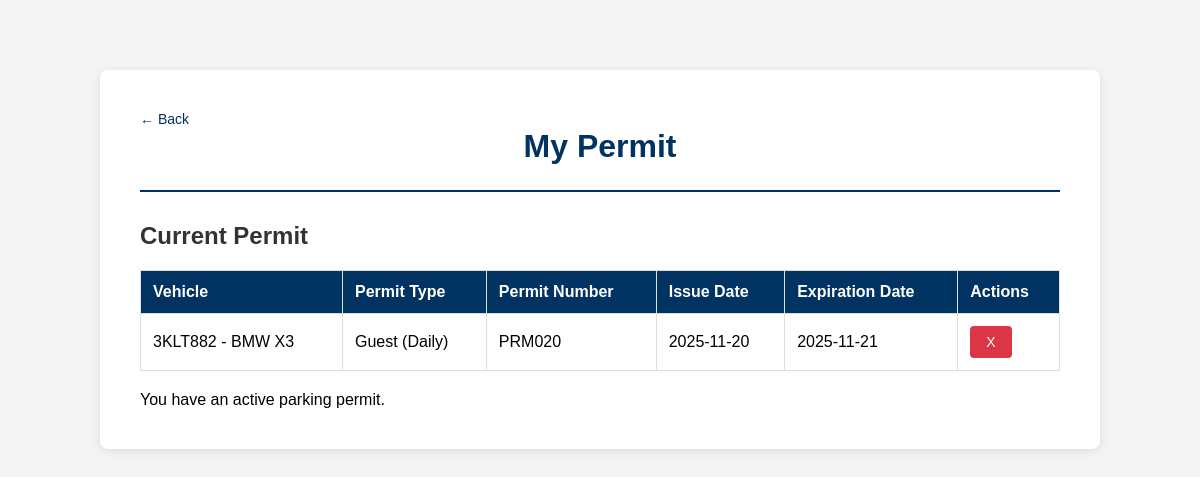
/view_permit (signed in), run on the app's committed database.
### tables this page shows
CREATE TABLE permit (
    p_permitkey integer PRIMARY KEY,
    p_userkey integer not null,
    p_vehicleskey integer not null,
    p_permittypekey integer not null,
    p_permitnum varchar(20) NOT NULL,
    p_issuedate date not null,
    p_expirationdate date not null,

    FOREIGN KEY (p_userkey) REFERENCES users(u_userkey),
    FOREIGN KEY (p_vehicleskey) REFERENCES vehicles(v_vehicleskey),
    FOREIGN KEY (p_permittypekey) REFERENCES permitType(pt_permittypekey)
);

CREATE TABLE vehicles (
    v_vehicleskey integer PRIMARY KEY,
    v_userkey integer not null,
    v_plateno varchar(7) not null,
    v_platestate varchar(20),
    v_maker varchar(20),
    v_model varchar(10),
    v_color varchar(10),

    FOREIGN KEY (v_userkey) REFERENCES users(u_userkey)
);

CREATE TABLE permitType (
    pt_permittypekey integer PRIMARY KEY,
    pt_category varchar(20),
    pt_duration varchar(20)
);

### Phase-03/app.py (the view, shortened to what this page needs)
@app.route('/view_permit', methods=['GET', 'POST'])
@login_required
def view_permit():
    conn = sqlite3.connect('instance/data.sqlite')
    cursor = conn.cursor()
    error = None
    cursor.execute("""
        SELECT p.p_permitkey, v.v_plateno, v.v_maker, v.v_model, v.v_color,
               pt.pt_category, pt.pt_duration, p.p_permitnum,
               p.p_issuedate, p.p_expirationdate
        FROM permit p
        JOIN permitType pt ON pt.pt_permittypekey = p.p_permittypekey
        JOIN vehicles v ON p.p_vehicleskey = v.v_vehicleskey
        WHERE p.p_userkey = ? AND p.p_expirationdate >= DATETIME('now', '-08:00')
    """, [current_user.u_userkey])
    permits = cursor.fetchall()
    conn.close()
    return render_template('view_permit.html', permits=permits, has_permit=len(permits) > 0,
                         error=error, username=current_user.username)

### Phase-03/app.py (called while the page is built)
@login_manager.user_loader
def load_user(user_id):
    return User.query.get(int(user_id))

### Phase-03/templates/view_permit.html (shortened to what this page needs)
<!DOCTYPE html>
<html lang="en">
<head>
    <link rel="stylesheet" href="{{ url_for('static', filename='style.css') }}">
</head>
<body>
    <div class="container">
        <header>
            <a href="{{ url_for('home') }}" class="back-link">← Back</a>
            <h1>My Permit</h1>
        </header>
        <main>
            <h2>Current Permit</h2>
            {% if has_permit %}
                <table>
                    <thead>
                        <tr>
                            <th>Vehicle</th>
                            <th>Permit Type</th>
                            <th>Permit Number</th>
                            <th>Issue Date</th>
                            <th>Expiration Date</th>
                             <th>Actions</th>
                        </tr>
                    </thead>
                    <tbody>
                        {% for permit in permits %}
                        <tr>
                            <td>{{ permit[1] }} - {{ permit[2] }} {{ permit[3] }}</td>
                            <td>{{ permit[5] }} ({{ permit[6] }})</td>
                            <td>{{ permit[7] }}</td>
                            <td>{{ permit[8] }}</td>
                            <td>{{ permit[9] }}</td>
                            <td>
                                <form method="POST" action="{{ url_for('view_permit') }}" style="display:inline;">
                                    <button type="submit" class="delete-btn"
                                            onclick="return confirm('Are you sure you want to delete this permit?')">
                                        X
                                    </button>
                                </form>
                            </td>
                        </tr>
                        {% endfor %}
                    </tbody>
                </table>
                <div class="permit-info">
                    <p class="info-message">You have an active parking permit.</p>
                </div>
            {% else %}
                <p class="no-data">You don't have an active parking permit.</p>
                <div class="button-container">
                    <button class="primary-btn" onclick="window.location.href='{{ url_for('apply_permit') }}'">Apply for Permit</button>
                </div>
            {% endif %}
        </main>
    </div>
</body>
</html>

### Phase-03/static/style.css (style rules this page uses)
* { margin: 0; padding: 0; box-sizing: border-box; }
body { font-family: Arial, sans-serif; background-color: #f4f4f4; padding: 20px; }
.container, .home-container, .div_border { max-width: 600px; margin: 50px auto; padding: 40px; background: white; border-radius: 8px; box-shadow: 0 2px 10px rgba(0,0,0,0.1); }
.container { max-width: 1000px; }
h1 { color: #003262; text-align: center; margin-bottom: 10px; }
h2 { color: #333; margin-bottom: 20px; }
header { margin-bottom: 30px; border-bottom: 2px solid #003262; padding-bottom: 15px; }
a { color: #003262; text-decoration: none; }
.back-link { font-size: 14px; }
.container table { width: 100%; border-collapse: collapse; margin-bottom: 20px; }
.container table th, .container table td { border: 1px solid #ddd; padding: 12px; text-align: left; }
.container table thead { background-color: #003262; color: white; }
button, .primary-btn, .button_login { background-color: #003262; color: white; border: none; padding: 12px 30px; font-size: 16px; border-radius: 5px; cursor: pointer; transition: background-color 0.3s; }
.delete-btn { background-color: #dc3545; color: white; border: none; padding: 8px 16px; font-size: 14px; border-radius: 4px; cursor: pointer; transition: background-color 0.3s; }

### data on the page
permit: v_plateno "3KLT882", v_maker "BMW", v_model "X3", pt_category "Guest", pt_duration "Daily", p_permitnum "PRM020", p_issuedate "2025-11-20", p_expirationdate "2025-11-21"
